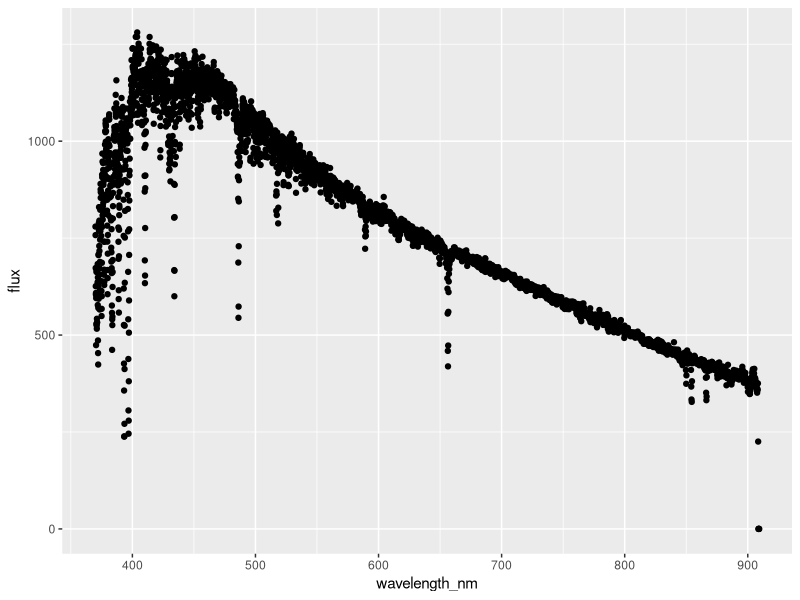
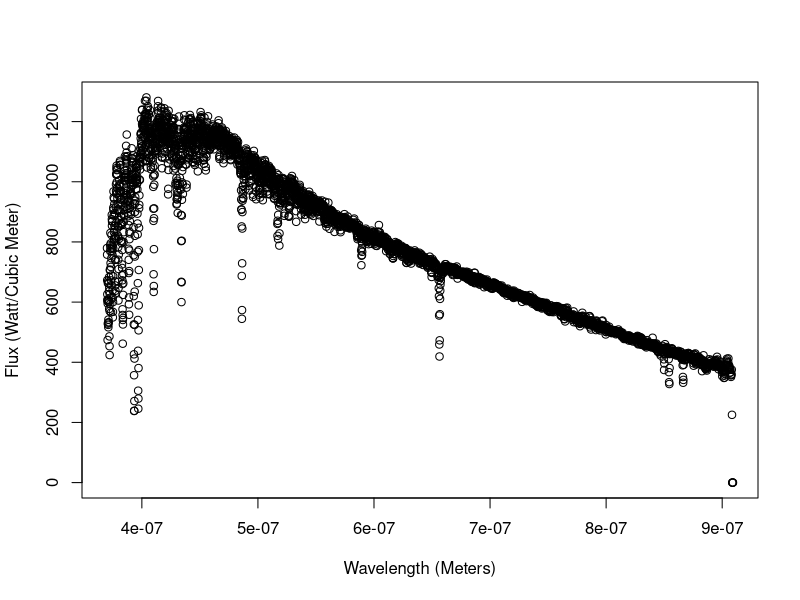

Write the R code that produced these figures, in order. (Note: this script raises an error after producing the figures.)
## ---- chunk 1
knitr::opts_chunk$set(echo = TRUE)
library(tidyverse)
library(ggplot2)

## ---- chunk 2

star1 <- read_csv("star1.csv")
star2 <- read_csv("star2.csv")
star3 <- read_csv("star3.csv")


## ---- chunk 3

h <- 6.6261*10^-34
c <- 3*10^8
k <- 1.381*10^-23

A<-2*h*(c^2)

planck <- function(wavelength, em, temp){
  thing1 <- em*(A/(wavelength^5))
  thing2 <- (1/((exp(h*c/(wavelength*k*temp)))-1))
  return(thing1 * thing2)
}


coeffs2 <- coefficients(nls(flux ~ planck(wavelength_nm*1E-9, em, T), data = star2, start = list(em = 1, T = 20000)))
coeffs3 <- coefficients(nls(flux ~ planck(wavelength_nm*1E-9, em, T), data = star3, start = list(em = 1, T = 20000)))

coeffs1 <- coefficients(nls(flux ~ planck(wavelength_nm*1E-9, em, T), data = star1, start = list(em = 1, T = 20000)))


nls1 <- nls(flux ~ planck(wavelength_nm*1E-9, em, T), data = star1, start = list(em = 1, T = 20000))
nls2 <- nls(flux ~ planck(wavelength_nm*1E-9, em, T), data = star2, start = list(em = 1, T = 20000))
nls3 <- nls(flux ~ planck(wavelength_nm*1E-9, em, T), data = star3, start = list(em = 1, T = 20000))


preNls1 <- predict(nls1)
preNls2 <- predict(nls2)
preNls3 <- predict(nls3)

## ---- chunk 4

ggplot(star1, aes(x = wavelength_nm, y = flux))+
  geom_point()

plot(star1$wavelength_nm*10^-9, star1$flux, xlab = "Wavelength (Meters)", ylab = "Flux (Watt/Cubic Meter)")


## ---- chunk 5

plot <- ggplot(star1, aes(wavelength_nm*10^-9, y = flux))+
  geom_point()+
  theme_bw()+
  geom_smooth(data = star1, aes(x= wavelength_nm*10^-9, y = preNls1))+
  xlab("Wavelength (Meters)")+
  ylab("Flux (Watts per Cubic Meters)")+
  ggtitle("Star's Brightness and Wavelength")+
  theme(plot.title = element_text(hjust = 0.5))

plot2 <- ggplot(star2, aes(wavelength_nm*10^-9, y = flux))+
  geom_point()+
  theme_bw()+
  geom_smooth(data = star2, aes(x= wavelength_nm*10^-9, y = preNls2))+
  xlab("Wavelength (Meters)")+
  ylab("Flux (Watts per Cubic Meters)")+
  ggtitle("Star's Brightness and Wavelength")+
  theme(plot.title = element_text(hjust = 0.5))

plot3 <- ggplot(star3, aes(wavelength_nm*10^-9, y = flux))+
  geom_point()+
  theme_bw()+
  geom_smooth(data = star3, aes(x= wavelength_nm*10^-9, y = preNls3))+
  xlab("Wavelength (Meters)")+
  ylab("Flux (Watts per Cubic Meters)")+
  ggtitle("Star's Brightness and Wavelength")+
  theme(plot.title = element_text(hjust = 0.5))


grid.arrange(plot1, plot2, plot3, ncol=3)
## ---- chunk 6

Peak1 <- 403.9244
Peak2 <- 378.4427
Peak3 <- 557.4425


wien <- function(peak){
  ((2.8977*10^-3))/(peak*10^-9)
}


wientemp1 <- wien(Peak1)
wientemp2 <- wien(Peak2)
wientemp3 <- wien(Peak3)
print(coeffs1[2]-wientemp1)
